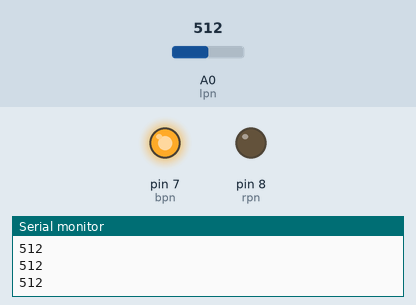
Simulated run of this sketch. Board: Arduino Uno, built with avr-gcc and run on an emulated ATmega328P. On the bench: output pins drawn as LEDs (lit = HIGH), the last lines printed to the serial monitor. The test bench sets the inputs (shaded band); at power-on: A0 (lpn) = 512.

Above: at 1.2 s.
1.3 s: A0 (lpn) set to 158
2.9 s: A0 (lpn) set to 141
At 3.6 s:
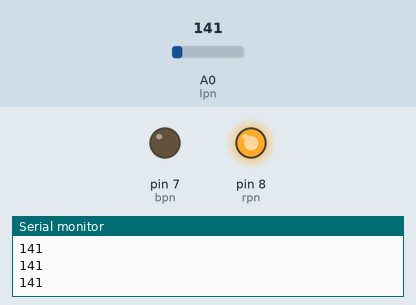
4.7 s: A0 (lpn) set to 160
At 5.6 s:
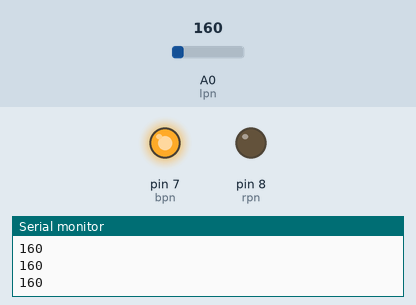
6.5 s: A0 (lpn) set to 140
At 7.6 s:
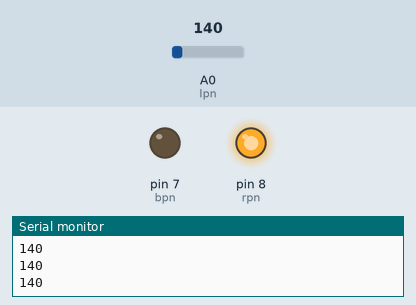
Timing chart, 0 to 9.2 s (numbered marks = the images above; inputs shaded):
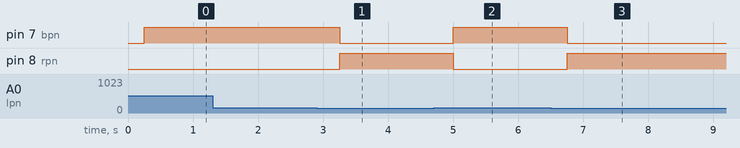

Measured:
- the behaviour switches between 150 and 149 on A0 (lpn) (found by bisection; images 0 and 1)
- after the input at 2.9 s, pin 7 (bpn): HIGH → LOW after 0.35 s; pin 8 (rpn): LOW → HIGH after 0.35 s
- after the input at 4.7 s, pin 7 (bpn): LOW → HIGH after 0.31 s; pin 8 (rpn): HIGH → LOW after 0.31 s
- after the input at 6.5 s, pin 7 (bpn): HIGH → LOW after 0.26 s; pin 8 (rpn): LOW → HIGH after 0.26 s

The sketch:

lightresistor_smallproj.ino
```cpp
int lval;
int lpn=A0;
int rpn=8;
int bpn=7;
int d=250;
void setup() {
  // put your setup code here, to run once:
  pinMode(lpn,INPUT);
  pinMode(rpn,OUTPUT);
  pinMode(bpn,OUTPUT);
  Serial.begin(9600);
}

void loop() {
  // put your main code here, to run repeatedly:
  lval=analogRead(lpn);
  Serial.println(lval);
  delay(d);
  if(lval>=150){
    digitalWrite(bpn,HIGH);
    digitalWrite(rpn,LOW);

  }else{
    digitalWrite(rpn,HIGH);
    digitalWrite(bpn,LOW);

}
}
```
